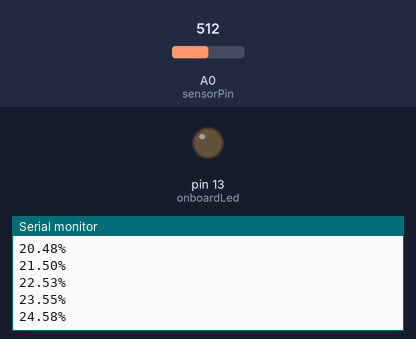
Recording of a sketch running on a simulated Arduino Uno, built with avr-gcc and run on an emulated ATmega328P. Shown: output pins drawn as LEDs (lit = HIGH), the last lines printed to the serial monitor. The test bench sets the inputs (shaded band); at power-on: A0 (sensorPin) = 512.

Above: at 1.2 s.
1.3 s: A0 (sensorPin) set to 597
At 1.33 s:
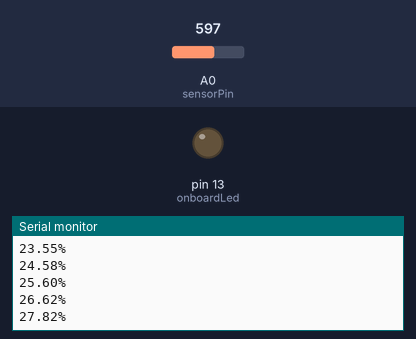
4.3 s: A0 (sensorPin) set to 612
At 4.42 s:
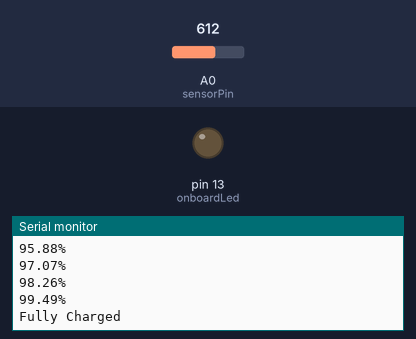
Timing chart, 0 to 7.3 s (numbered marks = the images above; inputs shaded):
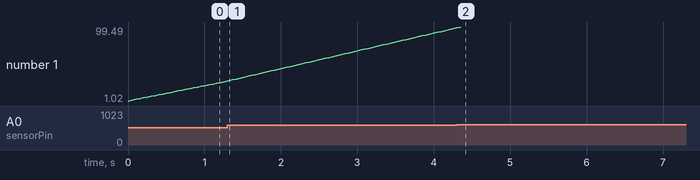

The sketch:

Day.7.ino
```cpp
//varables
int onboardLed = 13;

int sensorPin = A0;
int sensorValue = 0;

unsigned int batteryCapacity = 50000;
unsigned int batteryLevel = 0;

void PrintBatteryPercentage() {
  Serial.print(((double)batteryLevel / (double)batteryCapacity)*100);
  Serial.println("%");
}

void setup() {
  pinMode(onboardLed, OUTPUT);
  Serial.begin(9600);

}

void loop() {
  sensorValue = analogRead(sensorPin);
  batteryLevel += sensorValue;  // same as batteryLevel = bqatteryLevel + sensorValue

  if(batteryLevel >= batteryCapacity){
    Serial.println("Fully Charged");
    batteryLevel = batteryCapacity; // to prevent integer overflow errors
  }
  else {
    PrintBatteryPercentage();
  }

  delay(50);

}
```

Measured:
- the behaviour switches between 611 and 612 on A0 (sensorPin) (found by bisection; images 1 and 2)
- after the input at 4.3 s, the serial monitor: prints a new line after 0.05 s (image 2)
- plotted number 1: 98.26 → 99.49 after the input at 4.3 s
